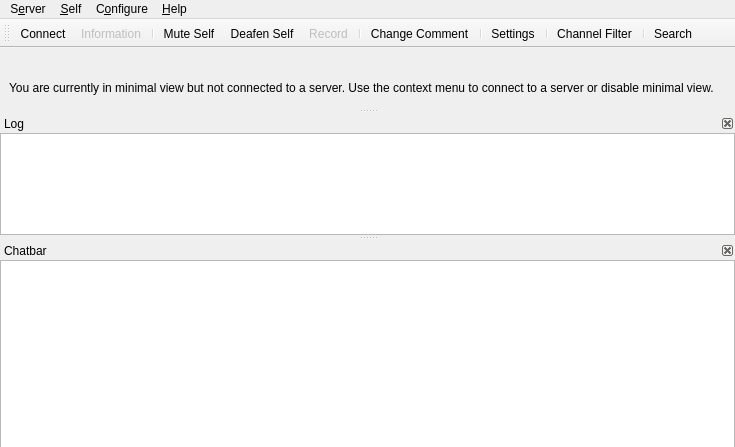
<?xml version="1.0" encoding="UTF-8"?>
<ui version="4.0">
 <class>MainWindow</class>
 <widget class="QMainWindow" name="MainWindow">
  <property name="geometry">
   <rect>
    <x>0</x>
    <y>0</y>
    <width>735</width>
    <height>435</height>
   </rect>
  </property>
  <property name="windowTitle">
   <string>Mumble</string>
  </property>
  <property name="dockOptions">
   <set>QMainWindow::AllowNestedDocks|QMainWindow::AnimatedDocks</set>
  </property>
  <property name="unifiedTitleAndToolBarOnMac">
   <bool>true</bool>
  </property>
  <widget class="UserView" name="qtvUsers">
   <property name="contextMenuPolicy">
    <enum>Qt::CustomContextMenu</enum>
   </property>
   <property name="acceptDrops">
    <bool>true</bool>
   </property>
   <property name="dragEnabled">
    <bool>true</bool>
   </property>
   <property name="rootIsDecorated">
    <bool>false</bool>
   </property>
   <property name="uniformRowHeights">
    <bool>true</bool>
   </property>
   <property name="headerHidden">
    <bool>true</bool>
   </property>
   <attribute name="headerVisible">
    <bool>false</bool>
   </attribute>
  </widget>
  <widget class="QMenuBar" name="menubar">
   <property name="geometry">
    <rect>
     <x>0</x>
     <y>0</y>
     <width>735</width>
     <height>32</height>
    </rect>
   </property>
   <widget class="QMenu" name="qmConfig">
    <property name="title">
     <string>C&amp;onfigure</string>
    </property>
    <addaction name="qaConfigDialog"/>
   </widget>
   <widget class="QMenu" name="qmHelp">
    <property name="title">
     <string>&amp;Help</string>
    </property>
    <addaction name="qaHelpWhatsThis"/>
    <addaction name="separator"/>
    <addaction name="qaHelpAbout"/>
    <addaction name="qaHelpAboutQt"/>
    <addaction name="separator"/>
    <addaction name="qaHelpVersionCheck"/>
   </widget>
   <widget class="QMenu" name="qmServer">
    <property name="title">
     <string>S&amp;erver</string>
    </property>
   </widget>
   <widget class="QMenu" name="qmSelf">
    <property name="title">
     <string>&amp;Self</string>
    </property>
    <addaction name="qaAudioMute"/>
    <addaction name="qaAudioDeaf"/>
    <addaction name="qaSelfPrioritySpeaker"/>
    <addaction name="separator"/>
    <addaction name="qaRecording"/>
    <addaction name="separator"/>
    <addaction name="qaSelfComment"/>
    <addaction name="qaServerTexture"/>
    <addaction name="qaServerTextureRemove"/>
    <addaction name="separator"/>
    <addaction name="qaSelfRegister"/>
    <addaction name="qaAudioStats"/>
   </widget>
   <addaction name="qmServer"/>
   <addaction name="qmSelf"/>
   <addaction name="qmConfig"/>
   <addaction name="qmHelp"/>
  </widget>
  <widget class="QDockWidget" name="qdwLog">
   <property name="minimumSize">
    <size>
     <width>250</width>
     <height>121</height>
    </size>
   </property>
   <property name="features">
    <set>QDockWidget::DockWidgetClosable|QDockWidget::DockWidgetMovable</set>
   </property>
   <property name="windowTitle">
    <string>Log</string>
   </property>
   <attribute name="dockWidgetArea">
    <number>1</number>
   </attribute>
   <widget class="LogTextBrowser" name="qteLog">
    <property name="contextMenuPolicy">
     <enum>Qt::CustomContextMenu</enum>
    </property>
    <property name="whatsThis">
     <string>This shows all recent activity. Connecting to servers, errors and information messages all show up here.&lt;br /&gt;To configure exactly which messages show up here, use the &lt;b&gt;Settings&lt;/b&gt; command from the menu.</string>
    </property>
    <property name="accessibleName">
     <string>Activity log</string>
    </property>
    <property name="openLinks">
     <bool>false</bool>
    </property>
   </widget>
  </widget>
  <widget class="QDockWidget" name="qdwChat">
   <property name="sizePolicy">
    <sizepolicy hsizetype="Preferred" vsizetype="Preferred">
     <horstretch>0</horstretch>
     <verstretch>0</verstretch>
    </sizepolicy>
   </property>
   <property name="toolTip">
    <string/>
   </property>
   <property name="whatsThis">
    <string>This is the chatbar&lt;br /&gt;If you enter text here and then press enter the text is sent to the user or channel that was selected. If nothing is selected the message is sent to your current channel.</string>
   </property>
   <property name="features">
    <set>QDockWidget::DockWidgetClosable|QDockWidget::DockWidgetMovable</set>
   </property>
   <property name="windowTitle">
    <string>Chatbar</string>
   </property>
   <attribute name="dockWidgetArea">
    <number>1</number>
   </attribute>
   <widget class="ChatbarTextEdit" name="qteChat">
    <property name="sizePolicy">
     <sizepolicy hsizetype="Expanding" vsizetype="MinimumExpanding">
      <horstretch>0</horstretch>
      <verstretch>0</verstretch>
     </sizepolicy>
    </property>
    <property name="maximumSize">
     <size>
      <width>16777215</width>
      <height>16777215</height>
     </size>
    </property>
    <property name="accessibleName">
     <string>Enter chat message</string>
    </property>
    <property name="acceptRichText">
     <bool>false</bool>
    </property>
   </widget>
  </widget>
  <widget class="QToolBar" name="qtIconToolbar">
   <property name="windowTitle">
    <string>Icon Toolbar</string>
   </property>
   <attribute name="toolBarArea">
    <enum>TopToolBarArea</enum>
   </attribute>
   <attribute name="toolBarBreak">
    <bool>false</bool>
   </attribute>
   <addaction name="qaServerConnect"/>
   <addaction name="qaServerInformation"/>
   <addaction name="separator"/>
   <addaction name="qaAudioMute"/>
   <addaction name="qaAudioDeaf"/>
   <addaction name="qaRecording"/>
   <addaction name="separator"/>
   <addaction name="qaSelfComment"/>
   <addaction name="separator"/>
   <addaction name="qaConfigDialog"/>
   <addaction name="separator"/>
   <addaction name="qaFilterToggle"/>
   <addaction name="separator"/>
   <addaction name="qaSearch"/>
  </widget>
  <widget class="QDockWidget" name="qdwMinimalViewNote">
   <property name="sizePolicy">
    <sizepolicy hsizetype="Expanding" vsizetype="Fixed">
     <horstretch>0</horstretch>
     <verstretch>0</verstretch>
    </sizepolicy>
   </property>
   <property name="floating">
    <bool>false</bool>
   </property>
   <property name="features">
    <set>QDockWidget::NoDockWidgetFeatures</set>
   </property>
   <property name="allowedAreas">
    <set>Qt::AllDockWidgetAreas</set>
   </property>
   <attribute name="dockWidgetArea">
    <number>4</number>
   </attribute>
   <widget class="QWidget" name="dockWidgetContents">
    <layout class="QHBoxLayout" name="horizontalLayout">
     <property name="spacing">
      <number>0</number>
     </property>
     <property name="topMargin">
      <number>0</number>
     </property>
     <property name="bottomMargin">
      <number>0</number>
     </property>
     <item>
      <widget class="QLabel" name="label">
       <property name="sizePolicy">
        <sizepolicy hsizetype="Expanding" vsizetype="Fixed">
         <horstretch>0</horstretch>
         <verstretch>0</verstretch>
        </sizepolicy>
       </property>
       <property name="text">
        <string>You are currently in minimal view but not connected to a server. Use the context menu to connect to a server or disable minimal view.</string>
       </property>
       <property name="wordWrap">
        <bool>true</bool>
       </property>
      </widget>
     </item>
    </layout>
   </widget>
  </widget>
  <action name="qaQuit">
   <property name="text">
    <string>&amp;Quit Mumble</string>
   </property>
   <property name="toolTip">
    <string>Closes the program</string>
   </property>
   <property name="whatsThis">
    <string>Exits the application.</string>
   </property>
   <property name="shortcut">
    <string>Ctrl+Q</string>
   </property>
  </action>
  <action name="qaHide">
   <property name="text">
    <string>&amp;Hide Mumble</string>
   </property>
   <property name="toolTip">
    <string>Hides the main Mumble window.</string>
   </property>
   <property name="whatsThis">
    <string>Hides the main Mumble window. Restore by clicking on the tray icon or starting Mumble again.</string>
   </property>
  </action>
  <action name="qaServerConnect">
   <property name="icon">
    <iconset>
     <normaloff>skin:categories/applications-internet.svg</normaloff>skin:categories/applications-internet.svg</iconset>
   </property>
   <property name="text">
    <string>&amp;Connect...</string>
   </property>
   <property name="toolTip">
    <string>Open the server connection dialog</string>
   </property>
   <property name="whatsThis">
    <string>Shows a dialog of registered servers, and also allows quick-connect.</string>
   </property>
   <property name="iconVisibleInMenu">
    <bool>true</bool>
   </property>
  </action>
  <action name="qaServerDisconnect">
   <property name="enabled">
    <bool>false</bool>
   </property>
   <property name="text">
    <string>&amp;Disconnect</string>
   </property>
   <property name="toolTip">
    <string>Disconnect from server</string>
   </property>
   <property name="whatsThis">
    <string>Disconnects you from the server.</string>
   </property>
  </action>
  <action name="qaServerBanList">
   <property name="enabled">
    <bool>false</bool>
   </property>
   <property name="text">
    <string>&amp;Ban List</string>
   </property>
   <property name="toolTip">
    <string>Edit ban list on server</string>
   </property>
   <property name="whatsThis">
    <string>This lets you edit the server-side IP ban list.</string>
   </property>
  </action>
  <action name="qaServerInformation">
   <property name="enabled">
    <bool>false</bool>
   </property>
   <property name="icon">
    <iconset>
     <normaloff>skin:Information_icon.svg</normaloff>skin:Information_icon.svg</iconset>
   </property>
   <property name="text">
    <string>&amp;Information</string>
   </property>
   <property name="toolTip">
    <string>Show information about the server connection</string>
   </property>
   <property name="whatsThis">
    <string>This will show extended information about the connection to the server.</string>
   </property>
   <property name="iconVisibleInMenu">
    <bool>true</bool>
   </property>
  </action>
  <action name="qaUserKick">
   <property name="text">
    <string>&amp;Kick...</string>
   </property>
   <property name="toolTip">
    <string>Kick user (with reason)</string>
   </property>
   <property name="whatsThis">
    <string>Kick selected user off server. You'll be asked to specify a reason.</string>
   </property>
  </action>
  <action name="qaUserMute">
   <property name="checkable">
    <bool>true</bool>
   </property>
   <property name="text">
    <string>&amp;Mute</string>
   </property>
   <property name="toolTip">
    <string>Mute user</string>
   </property>
   <property name="whatsThis">
    <string>Mute or unmute user on server. Unmuting a deafened user will also undeafen them.</string>
   </property>
  </action>
  <action name="qaUserBan">
   <property name="text">
    <string>&amp;Ban...</string>
   </property>
   <property name="toolTip">
    <string>Kick and ban user (with reason)</string>
   </property>
   <property name="whatsThis">
    <string>Kick and ban selected user from server. You'll be asked to specify a reason.</string>
   </property>
  </action>
  <action name="qaUserDeaf">
   <property name="checkable">
    <bool>true</bool>
   </property>
   <property name="text">
    <string>&amp;Deafen</string>
   </property>
   <property name="toolTip">
    <string>Deafen user</string>
   </property>
   <property name="whatsThis">
    <string>Deafen or undeafen user on server. Deafening a user will also mute them.</string>
   </property>
  </action>
  <action name="qaUserLocalIgnore">
   <property name="checkable">
    <bool>true</bool>
   </property>
   <property name="text">
    <string>Ig&amp;nore Messages</string>
   </property>
   <property name="toolTip">
    <string>Locally ignore user's text chat messages.</string>
   </property>
   <property name="whatsThis">
    <string>Silently drops all text messages from the user.</string>
   </property>
  </action>
  <action name="qaUserLocalMute">
   <property name="checkable">
    <bool>true</bool>
   </property>
   <property name="text">
    <string>&amp;Local Mute</string>
   </property>
   <property name="toolTip">
    <string>Mute user locally</string>
   </property>
   <property name="whatsThis">
    <string>Mute or unmute user locally. Use this on other users in the same room.</string>
   </property>
  </action>
  <action name="qaUserTextMessage">
   <property name="text">
    <string>&amp;Send Message...</string>
   </property>
   <property name="toolTip">
    <string>Send a Text Message</string>
   </property>
   <property name="whatsThis">
    <string>Sends a text message to another user.</string>
   </property>
  </action>
  <action name="qaUserLocalNickname">
   <property name="text">
    <string>Set Ni&amp;ckname...</string>
   </property>
   <property name="toolTip">
    <string>Set a local nickname</string>
   </property>
   <property name="whatsThis">
    <string>Sets a local nickname for another user.</string>
   </property>
  </action>
  <action name="qaChannelAdd">
   <property name="text">
    <string>&amp;Add...</string>
   </property>
   <property name="toolTip">
    <string>Add new channel</string>
   </property>
   <property name="whatsThis">
    <string>This adds a new sub-channel to the currently selected channel.</string>
   </property>
  </action>
  <action name="qaChannelRemove">
   <property name="text">
    <string>&amp;Remove...</string>
   </property>
   <property name="toolTip">
    <string>Remove channel</string>
   </property>
   <property name="whatsThis">
    <string>This removes a channel and all sub-channels.</string>
   </property>
  </action>
  <action name="qaChannelACL">
   <property name="text">
    <string>&amp;Edit...</string>
   </property>
   <property name="toolTip">
    <string>Edit Groups and ACL for channel</string>
   </property>
   <property name="whatsThis">
    <string>This opens the Group and ACL dialog for the channel, to control permissions.</string>
   </property>
  </action>
  <action name="qaChannelLink">
   <property name="text">
    <string>L&amp;ink</string>
   </property>
   <property name="toolTip">
    <string>Link your channel to another channel</string>
   </property>
   <property name="whatsThis">
    <string>This links your current channel to the selected channel. If users in a channel have permission to speak in the other channel, users can now hear each other. This is a permanent link, and will last until manually unlinked or the server is restarted. Please see the shortcuts for push-to-link.</string>
   </property>
  </action>
  <action name="qaChannelUnlink">
   <property name="text">
    <string comment="Channel">&amp;Unlink</string>
   </property>
   <property name="toolTip">
    <string>Unlink your channel from another channel</string>
   </property>
   <property name="whatsThis">
    <string>This unlinks your current channel from the selected channel.</string>
   </property>
  </action>
  <action name="qaChannelUnlinkAll">
   <property name="text">
    <string>U&amp;nlink All</string>
   </property>
   <property name="toolTip">
    <string>Unlinks your channel from all linked channels.</string>
   </property>
   <property name="whatsThis">
    <string>This unlinks your current channel (not the selected one) from all linked channels.</string>
   </property>
  </action>
  <action name="qaAudioReset">
   <property name="text">
    <string>&amp;Reset</string>
   </property>
   <property name="toolTip">
    <string>Reset audio preprocessor</string>
   </property>
   <property name="whatsThis">
    <string>This will reset the audio preprocessor, including noise cancellation, automatic gain and voice activity detection. If something suddenly worsens the audio environment (like dropping the microphone) and it was temporary, use this to avoid having to wait for the preprocessor to readjust.</string>
   </property>
  </action>
  <action name="qaAudioMute">
   <property name="checkable">
    <bool>true</bool>
   </property>
   <property name="icon">
    <iconset>
     <normaloff>skin:actions/audio-input-microphone.svg</normaloff>
     <normalon>skin:actions/audio-input-microphone-muted.svg</normalon>
     <activeon>skin:actions/audio-input-microphone-muted.svg</activeon>skin:actions/audio-input-microphone.svg</iconset>
   </property>
   <property name="text">
    <string>M&amp;ute Self</string>
   </property>
   <property name="whatsThis">
    <string>Mute or unmute yourself. When muted, you will not send any data to the server. Unmuting while deafened will also undeafen.</string>
   </property>
   <property name="iconVisibleInMenu">
    <bool>false</bool>
   </property>
  </action>
  <action name="qaAudioDeaf">
   <property name="checkable">
    <bool>false</bool>
   </property>
   <property name="icon">
    <iconset>
     <normaloff>skin:self_undeafened.svg</normaloff>
     <normalon>skin:deafened_self.svg</normalon>
     <activeon>skin:deafened_self.svg</activeon>skin:self_undeafened.svg</iconset>
   </property>
   <property name="text">
    <string>D&amp;eafen Self</string>
   </property>
   <property name="whatsThis">
    <string>Deafen or undeafen yourself. When deafened, you will not hear anything. Deafening yourself will also mute.</string>
   </property>
   <property name="iconVisibleInMenu">
    <bool>false</bool>
   </property>
  </action>
  <action name="qaAudioTTS">
   <property name="checkable">
    <bool>true</bool>
   </property>
   <property name="text">
    <string>&amp;Text-To-Speech</string>
   </property>
   <property name="toolTip">
    <string>Toggle Text-To-Speech</string>
   </property>
   <property name="whatsThis">
    <string>Enable or disable the text-to-speech engine. Only messages enabled for TTS in the Configuration dialog will actually be spoken.</string>
   </property>
  </action>
  <action name="qaAudioStats">
   <property name="text">
    <string>Audio &amp;Statistics</string>
   </property>
   <property name="toolTip">
    <string>Display audio statistics</string>
   </property>
   <property name="whatsThis">
    <string>Pops up a small dialog with information about your current audio input.</string>
   </property>
  </action>
  <action name="qaAudioUnlink">
   <property name="text">
    <string>&amp;Unlink Plugins</string>
   </property>
   <property name="toolTip">
    <string>Forcibly unlink plugin</string>
   </property>
   <property name="whatsThis">
    <string>This forces the current plugin to unlink, which is handy if it is reading completely wrong data.</string>
   </property>
  </action>
  <action name="qaConfigDialog">
   <property name="icon">
    <iconset>
     <normaloff>skin:config_basic.png</normaloff>skin:config_basic.png</iconset>
   </property>
   <property name="text">
    <string>&amp;Settings</string>
   </property>
   <property name="toolTip">
    <string>Configure Mumble</string>
   </property>
   <property name="whatsThis">
    <string>Allows you to change most settings for Mumble.</string>
   </property>
   <property name="menuRole">
    <enum>QAction::PreferencesRole</enum>
   </property>
   <property name="iconVisibleInMenu">
    <bool>true</bool>
   </property>
  </action>
  <action name="qaFilterToggle">
   <property name="checkable">
    <bool>true</bool>
   </property>
   <property name="icon">
    <iconset>
     <normaloff>skin:filter_off.svg</normaloff>
     <normalon>skin:filter_on.svg</normalon>
     <activeon>skin:filter_on.svg</activeon>skin:filter_off.svg</iconset>
   </property>
   <property name="text">
    <string>Channel &amp;Filter</string>
   </property>
   <property name="toolTip">
    <string>Toggle the channel filter (Alt+F)</string>
   </property>
   <property name="whatsThis">
    <string>Enable or disable the filtering of select channels.
By default all empty channels will be filtered.
You can mark additional channels for filtering from
the channel's context menu.</string>
   </property>
   <property name="shortcut">
    <string>Alt+F</string>
   </property>
   <property name="iconVisibleInMenu">
    <bool>false</bool>
   </property>
  </action>
  <action name="qaAudioWizard">
   <property name="text">
    <string>&amp;Audio Wizard...</string>
   </property>
   <property name="toolTip">
    <string>Start the audio configuration wizard</string>
   </property>
   <property name="whatsThis">
    <string>This will guide you through the process of configuring your audio hardware.</string>
   </property>
  </action>
  <action name="qaDeveloperConsole">
   <property name="text">
    <string>Developer &amp;Console</string>
   </property>
   <property name="toolTip">
    <string>Show the Developer Console</string>
   </property>
   <property name="whatsThis">
    <string>Shows the Mumble Developer Console, where Mumble's log output can be inspected.</string>
   </property>
  </action>
  <action name="qaPositionalAudioViewer">
   <property name="text">
    <string>Positional &amp;Audio Viewer</string>
   </property>
   <property name="toolTip">
    <string>Show the Positional Audio Viewer</string>
   </property>
   <property name="whatsThis">
    <string>Shows the Positional Audio Viewer. In it the current information used for positional audio can be inspected. Context and identity are also shown.</string>
   </property>
  </action>
  <action name="qaHelpWhatsThis">
   <property name="text">
    <string>&amp;What's This?</string>
   </property>
   <property name="toolTip">
    <string>Enter What's This? mode</string>
   </property>
   <property name="whatsThis">
    <string>Click this to enter &quot;What's This?&quot; mode. Your cursor will turn into a question mark. Click on any button, menu choice or area to show a description of what it is.</string>
   </property>
  </action>
  <action name="qaHelpAbout">
   <property name="text">
    <string>&amp;About</string>
   </property>
   <property name="toolTip">
    <string>Information about Mumble</string>
   </property>
   <property name="whatsThis">
    <string>Shows a small dialog with information and license for Mumble.</string>
   </property>
   <property name="menuRole">
    <enum>QAction::AboutRole</enum>
   </property>
  </action>
  <action name="qaHelpAboutSpeex">
   <property name="text">
    <string>About &amp;Speex...</string>
   </property>
   <property name="toolTip">
    <string>Information about Speex</string>
   </property>
   <property name="whatsThis">
    <string>Shows a small dialog with information about Speex.</string>
   </property>
   <property name="menuRole">
    <enum>QAction::ApplicationSpecificRole</enum>
   </property>
  </action>
  <action name="qaHelpAboutQt">
   <property name="text">
    <string>About &amp;Qt</string>
   </property>
   <property name="toolTip">
    <string>Information about Qt</string>
   </property>
   <property name="whatsThis">
    <string>Shows a small dialog with information about Qt.</string>
   </property>
   <property name="menuRole">
    <enum>QAction::AboutQtRole</enum>
   </property>
  </action>
  <action name="qaHelpVersionCheck">
   <property name="text">
    <string>Check for &amp;Updates</string>
   </property>
   <property name="toolTip">
    <string>Check for new version of Mumble</string>
   </property>
   <property name="whatsThis">
    <string>Connects to the Mumble webpage to check if a new version is available, and notifies you with an appropriate download URL if this is the case.</string>
   </property>
  </action>
  <action name="qaChannelSendMessage">
   <property name="text">
    <string>&amp;Send Message...</string>
   </property>
   <property name="toolTip">
    <string>Send a Text Message</string>
   </property>
   <property name="whatsThis">
    <string>Sends a text message to all users in a channel.</string>
   </property>
  </action>
  <action name="qaChannelCopyURL">
   <property name="text">
    <string>&amp;Copy URL</string>
   </property>
   <property name="toolTip">
    <string>Copies a link to this channel to the clipboard.</string>
   </property>
   <property name="whatsThis">
    <string>Copies a link to this channel to the clipboard.</string>
   </property>
  </action>
  <action name="qaConfigMinimal">
   <property name="checkable">
    <bool>true</bool>
   </property>
   <property name="text">
    <string>&amp;Minimal View</string>
   </property>
   <property name="toolTip">
    <string>Toggle minimal window modes</string>
   </property>
   <property name="whatsThis">
    <string>This will toggle minimal mode, where the log window and menu is hidden.</string>
   </property>
  </action>
  <action name="qaConfigHideFrame">
   <property name="checkable">
    <bool>true</bool>
   </property>
   <property name="text">
    <string>Hide Frame</string>
   </property>
   <property name="toolTip">
    <string>Toggle showing frame on minimal window</string>
   </property>
   <property name="whatsThis">
    <string>This will toggle whether the minimal window should have a frame for moving and resizing.</string>
   </property>
  </action>
  <action name="qaConfigCert">
   <property name="text">
    <string>&amp;Certificate Wizard...</string>
   </property>
   <property name="toolTip">
    <string>Configure certificates for strong authentication</string>
   </property>
   <property name="whatsThis">
    <string>This starts the wizard for creating, importing and exporting certificates for authentication against servers.</string>
   </property>
  </action>
  <action name="qaUserRegister">
   <property name="text">
    <string>Re&amp;gister...</string>
   </property>
   <property name="toolTip">
    <string>Register user on server</string>
   </property>
   <property name="whatsThis">
    <string>This will permanently register the user on the server.</string>
   </property>
  </action>
  <action name="qaUserFriendAdd">
   <property name="icon">
    <iconset>
     <normaloff>skin:emblems/emblem-favorite.svg</normaloff>skin:emblems/emblem-favorite.svg</iconset>
   </property>
   <property name="text">
    <string>Add &amp;Friend</string>
   </property>
   <property name="toolTip">
    <string>Adds a user as your friend.</string>
   </property>
   <property name="whatsThis">
    <string>This will add the user as a friend, so you can recognize him on this and other servers.</string>
   </property>
   <property name="iconVisibleInMenu">
    <bool>true</bool>
   </property>
  </action>
  <action name="qaUserFriendRemove">
   <property name="text">
    <string>&amp;Remove Friend</string>
   </property>
   <property name="toolTip">
    <string>Removes a user from your friends.</string>
   </property>
   <property name="whatsThis">
    <string>This will remove a user from your friends list.</string>
   </property>
  </action>
  <action name="qaUserFriendUpdate">
   <property name="text">
    <string>&amp;Update Friend</string>
   </property>
   <property name="toolTip">
    <string>Update name of your friend.</string>
   </property>
   <property name="whatsThis">
    <string>Your friend uses a different name than what is in your database. This will update the name.</string>
   </property>
  </action>
  <action name="qaServerUserList">
   <property name="text">
    <string>Registered &amp;Users</string>
   </property>
   <property name="toolTip">
    <string>Edit registered users list</string>
   </property>
   <property name="whatsThis">
    <string>This opens the editor for registered users, which allow you to change their name or unregister them.</string>
   </property>
  </action>
  <action name="qaServerTexture">
   <property name="text">
    <string>Change &amp;Avatar...</string>
   </property>
   <property name="toolTip">
    <string>Change your avatar image on this server</string>
   </property>
  </action>
  <action name="qaServerTokens">
   <property name="text">
    <string>&amp;Access Tokens</string>
   </property>
   <property name="toolTip">
    <string>Add or remove text-based access tokens</string>
   </property>
  </action>
  <action name="qaServerTextureRemove">
   <property name="text">
    <string>Remo&amp;ve Avatar</string>
   </property>
   <property name="toolTip">
    <string>Remove currently defined avatar image.</string>
   </property>
  </action>
  <action name="qaUserCommentReset">
   <property name="text">
    <string>Reset Commen&amp;t...</string>
   </property>
   <property name="toolTip">
    <string>Reset the comment of the selected user.</string>
   </property>
  </action>
  <action name="qaUserTextureReset">
   <property name="text">
    <string>Remo&amp;ve Avatar...</string>
   </property>
   <property name="toolTip">
    <string>Remove the avatar of the selected user.</string>
   </property>
  </action>
  <action name="qaChannelJoin">
   <property name="text">
    <string>&amp;Join</string>
   </property>
  </action>
  <action name="qaChannelHide">
   <property name="checkable">
    <bool>true</bool>
   </property>
   <property name="text">
    <string>&amp;Hide When Filtering</string>
   </property>
  </action>
  <action name="qaChannelPin">
   <property name="checkable">
    <bool>true</bool>
   </property>
   <property name="text">
    <string>&amp;Pin When Filtering</string>
   </property>
  </action>
  <action name="qaUserCommentView">
   <property name="text">
    <string>Vie&amp;w Comment</string>
   </property>
   <property name="toolTip">
    <string>View comment in editor</string>
   </property>
  </action>
  <action name="qaUserInformation">
   <property name="icon">
    <iconset>
     <normaloff>skin:Information_icon.svg</normaloff>skin:Information_icon.svg</iconset>
   </property>
   <property name="text">
    <string>&amp;Information</string>
   </property>
   <property name="toolTip">
    <string>Query server for connection information for user</string>
   </property>
   <property name="iconVisibleInMenu">
    <bool>true</bool>
   </property>
  </action>
  <action name="qaSelfComment">
   <property name="icon">
    <iconset>
     <normaloff>skin:self_comment.svg</normaloff>skin:self_comment.svg</iconset>
   </property>
   <property name="text">
    <string>&amp;Change Comment...</string>
   </property>
   <property name="toolTip">
    <string>Change your own comment</string>
   </property>
   <property name="iconVisibleInMenu">
    <bool>true</bool>
   </property>
  </action>
  <action name="qaSelfRegister">
   <property name="text">
    <string>Re&amp;gister...</string>
   </property>
   <property name="toolTip">
    <string>Register yourself on the server</string>
   </property>
  </action>
  <action name="qaUserPrioritySpeaker">
   <property name="checkable">
    <bool>true</bool>
   </property>
   <property name="text">
    <string>&amp;Priority Speaker</string>
   </property>
  </action>
  <action name="qaSelfPrioritySpeaker">
   <property name="checkable">
    <bool>true</bool>
   </property>
   <property name="text">
    <string>&amp;Priority Speaker</string>
   </property>
  </action>
  <action name="qaRecording">
   <property name="enabled">
    <bool>false</bool>
   </property>
   <property name="icon">
    <iconset>
     <normaloff>skin:actions/media-record.svg</normaloff>skin:actions/media-record.svg</iconset>
   </property>
   <property name="text">
    <string>&amp;Record...</string>
   </property>
   <property name="iconVisibleInMenu">
    <bool>true</bool>
   </property>
  </action>
  <action name="qaShow">
   <property name="text">
    <string>Show</string>
   </property>
   <property name="toolTip">
    <string>Shows the main Mumble window.</string>
   </property>
  </action>
  <action name="qaChannelListen">
   <property name="checkable">
    <bool>true</bool>
   </property>
   <property name="text">
    <string>&amp;Listen To Channel</string>
   </property>
   <property name="toolTip">
    <string>Listen to this channel without joining it</string>
   </property>
  </action>
  <action name="qaTalkingUIToggle">
   <property name="checkable">
    <bool>true</bool>
   </property>
   <property name="text">
    <string>Talking &amp;UI</string>
   </property>
   <property name="toolTip">
    <string>Toggles the visibility of the TalkingUI.</string>
   </property>
  </action>
  <action name="qaUserJoin">
   <property name="text">
    <string>&amp;Join User's Channel</string>
   </property>
   <property name="toolTip">
    <string>Joins the channel of this user.</string>
   </property>
  </action>
  <action name="qaUserMove">
   <property name="text">
    <string>M&amp;ove To Own Channel</string>
   </property>
   <property name="toolTip">
    <string>Moves this user to your current channel.</string>
   </property>
  </action>
  <action name="qaUserLocalIgnoreTTS">
   <property name="checkable">
    <bool>true</bool>
   </property>
   <property name="text">
    <string>Disable Te&amp;xt-To-Speech</string>
   </property>
   <property name="toolTip">
    <string>Locally disable Text-To-Speech for this user's text chat messages.</string>
   </property>
   <property name="whatsThis">
    <string>Silently disables Text-To-Speech for all text messages from the user.</string>
   </property>
  </action>
  <action name="qaSearch">
   <property name="icon">
    <iconset>
     <normaloff>skin:magnifier.svg</normaloff>skin:magnifier.svg</iconset>
   </property>
   <property name="text">
    <string>&amp;Search...</string>
   </property>
   <property name="toolTip">
    <string>Search for a user or channel (Ctrl+F)</string>
   </property>
   <property name="shortcut">
    <string>Ctrl+F</string>
   </property>
  </action>
 </widget>
 <customwidgets>
  <customwidget>
   <class>UserView</class>
   <extends>QTreeView</extends>
   <header>UserView.h</header>
  </customwidget>
  <customwidget>
   <class>ChatbarTextEdit</class>
   <extends>QTextEdit</extends>
   <header>CustomElements.h</header>
  </customwidget>
  <customwidget>
   <class>LogTextBrowser</class>
   <extends>QTextBrowser</extends>
   <header>CustomElements.h</header>
  </customwidget>
 </customwidgets>
 <resources/>
 <connections/>
</ui>
